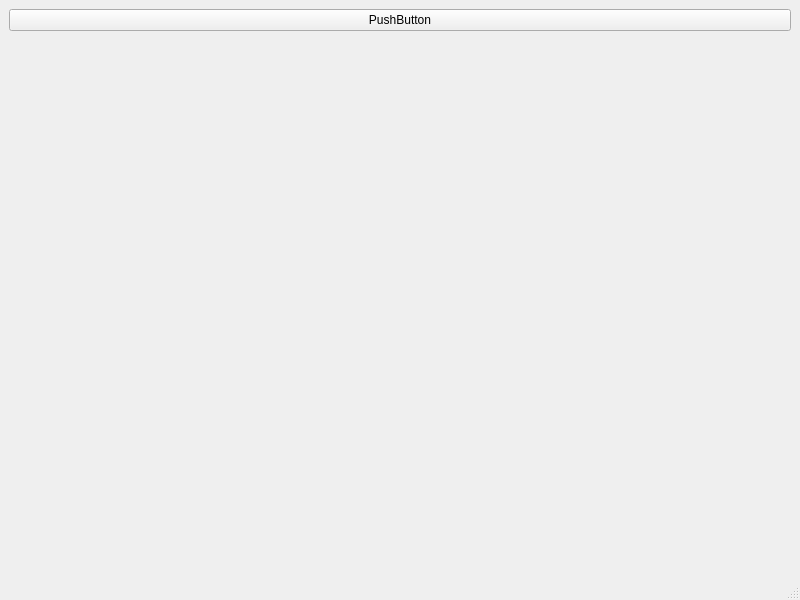
<?xml version="1.0" encoding="UTF-8"?>
<ui version="4.0">
 <class>MainWindow</class>
 <widget class="QMainWindow" name="MainWindow">
  <property name="geometry">
   <rect>
    <x>0</x>
    <y>0</y>
    <width>800</width>
    <height>600</height>
   </rect>
  </property>
  <property name="windowTitle">
   <string>MainWindow</string>
  </property>
  <widget class="QWidget" name="centralwidget">
   <layout class="QVBoxLayout" name="verticalLayout">
    <item>
     <widget class="QPushButton" name="pushButton_generate_random_signal">
      <property name="text">
       <string>PushButton</string>
      </property>
     </widget>
    </item>
    <item>
     <widget class="MplWidget" name="MplWidget" native="true"/>
    </item>
   </layout>
  </widget>
  <widget class="QMenuBar" name="menubar">
   <property name="geometry">
    <rect>
     <x>0</x>
     <y>0</y>
     <width>800</width>
     <height>25</height>
    </rect>
   </property>
  </widget>
  <widget class="QStatusBar" name="statusbar"/>
 </widget>
 <customwidgets>
  <customwidget>
   <class>MplWidget</class>
   <extends>QWidget</extends>
   <header>mplwidget.h</header>
   <container>1</container>
  </customwidget>
 </customwidgets>
 <resources/>
 <connections/>
</ui>
